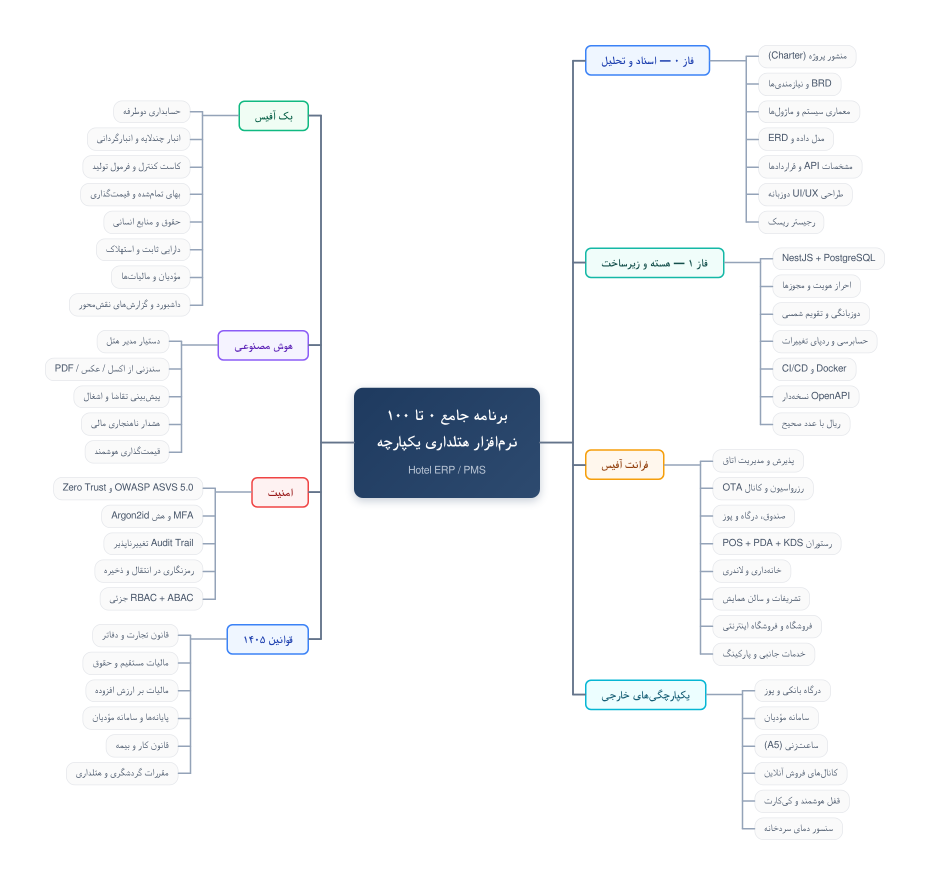
#> input picture docs/20-master-workplan/assets/mindmap.png, 1892 x 1772 px, found by its file name (shown at 1/2 size); its folder holds 2 pictures in this run
$ python render.py
#> lines starting #> are read from the running program, lines starting #| are printed output that depends on the picture
# -*- coding: utf-8 -*-
"""رندر نقشه ذهنی و دیاگرام روابط → PNG (docs/20-master-workplan/assets)"""
import asyncio
import os
from playwright.async_api import async_playwright

BASE = "/home/z/my-project/hotel-erp/scripts/diagrams"
OUT = "/home/z/my-project/hotel-erp/docs/20-master-workplan/assets"
os.makedirs(OUT, exist_ok=True)


async def render_mindmap():
    html = f"file://{BASE}/mindmap.html"
    png = f"{OUT}/mindmap.png"
    logs = []
    async with async_playwright() as p:
        browser = await p.chromium.launch(headless=True)
        page = await browser.new_page(viewport={"width": 2400, "height": 1400}, device_scale_factor=1.5)
        page.on("console", lambda m: logs.append(m.text))
        await page.goto(html, wait_until="networkidle")
        await page.wait_for_timeout(500)
        el = page.locator("#mindmap")
        bbox = await el.bounding_box()
        expand_w = max(2400, int(bbox["width"] + 100))
        expand_h = int(bbox["height"] + 100)
        await page.set_viewport_size({"width": expand_w, "height": expand_h})
        await page.wait_for_timeout(200)
        await page.evaluate('if(typeof drawAllLines==="function") drawAllLines()')
        await page.wait_for_timeout(200)
        # برش فضای خالی سمت راست بر اساس لبه واقعی محتوا
        trim = await page.evaluate("""() => {
            const map = document.getElementById('mindmap');
            const nodes = map.querySelectorAll('.root-node,.branch-node,.sub-node,.leaf,.deep-node');
            const mapRect = map.getBoundingClientRect();
            let maxR = 0, maxB = 0;
            nodes.forEach(n => {
                const r = n.getBoundingClientRect();
                maxR = Math.max(maxR, r.right - mapRect.left);
                maxB = Math.max(maxB, r.bottom - mapRect.top);
            });
            return { contentW: Math.ceil(maxR) + 80, contentH: Math.ceil(maxB) + 80 };
        }""")
        await page.set_viewport_size({"width": trim["contentW"], "height": trim["contentH"]})
        await page.wait_for_timeout(200)
        await page.evaluate('if(typeof drawAllLines==="function") drawAllLines()')
        await page.wait_for_timeout(200)
        await el.screenshot(path=png)
        await browser.close()
    print(f"mindmap: {png} ({os.path.getsize(png)//1024}KB) console={logs}")


async def render_relations():
    html = f"file://{BASE}/relations.html"
    png = f"{OUT}/relations.png"
    async with async_playwright() as p:
        browser = await p.chromium.launch(headless=True)
        page = await browser.new_page(viewport={"width": 1200, "height": 900}, device_scale_factor=2)
        await page.goto(html, wait_until="networkidle")
        await page.wait_for_timeout(500)
        el = page.locator("#root")
        bbox = await el.bounding_box()
        await page.set_viewport_size({"width": max(1200, int(bbox["width"] + 60)), "height": int(bbox["height"] + 60)})
        await page.wait_for_timeout(200)
        await el.screenshot(path=png)
        await browser.close()
    print(f"relations: {png} ({os.path.getsize(png)//1024}KB)")


asyncio.run(render_mindmap())
#> (the call stopped at `async def render_mindmap(): html = f"file://{BASE}/mindmap.html" png =..`: playwright is not available in this run)
asyncio.run(render_relations())
#> (the call stopped at `async def render_relations(): html = f"file://{BASE}/relations.html" p..`: playwright is not available in this run)

# راستی‌آزمایی برنامه‌ای: غیرخالی بودن و ابعاد
from PIL import Image
for n in ["mindmap", "relations"]:
    im = Image.open(f"{OUT}/{n}.png").convert("L")
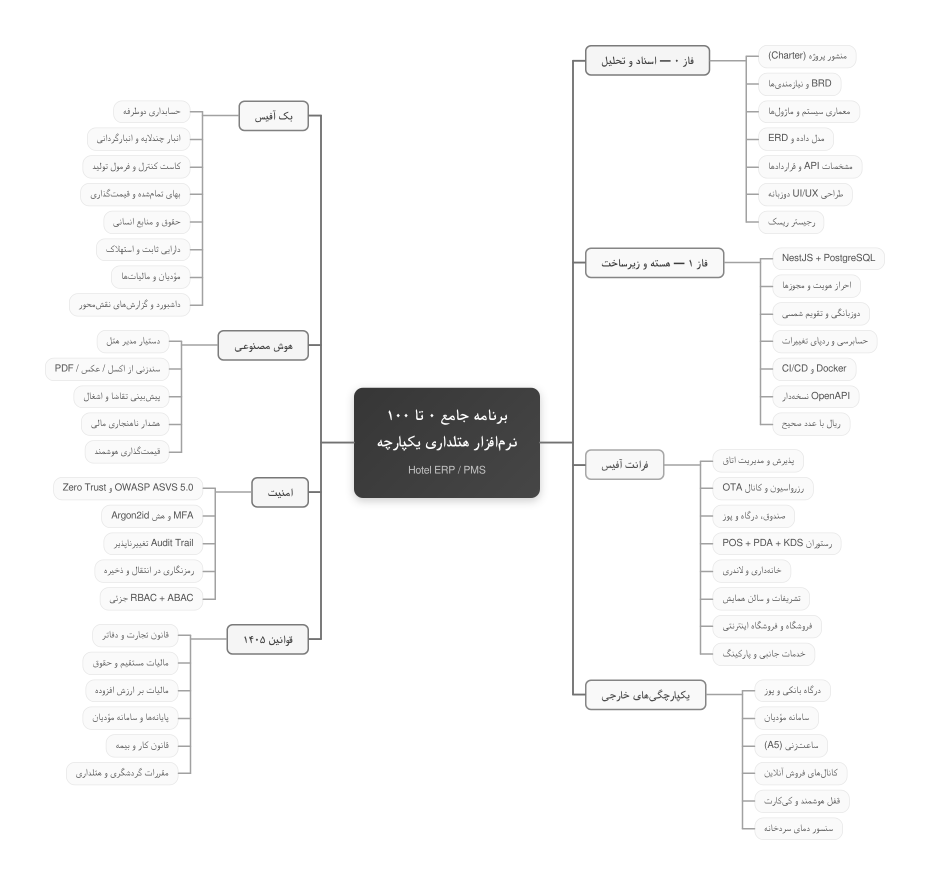
#> im: PIL image 1892x1772 L (shown at 1/2 size); min 54, max 255, mean 246.9
    h = im.histogram()
#> h = 256 values, max 2682503 at index 255, min 0 at index 0, mean 13096.2
    print(n, im.size, "non-white ratio", round(1 - h[255] / sum(h), 3))
#| mindmap (1892, 1772) non-white ratio 0.2
